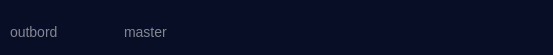
<?xml version="1.0" encoding="UTF-8"?>
<ui version="4.0">
 <class>CDeviceWidgetClass</class>
 <widget class="QWidget" name="CDeviceWidgetClass">
  <property name="geometry">
   <rect>
    <x>0</x>
    <y>0</y>
    <width>553</width>
    <height>55</height>
   </rect>
  </property>
  <property name="windowTitle">
   <string>CDeviceWidget</string>
  </property>
  <property name="styleSheet">
   <string notr="true">background:#070E26</string>
  </property>
  <layout class="QVBoxLayout" name="verticalLayout">
   <property name="spacing">
    <number>0</number>
   </property>
   <property name="leftMargin">
    <number>0</number>
   </property>
   <property name="topMargin">
    <number>0</number>
   </property>
   <property name="rightMargin">
    <number>0</number>
   </property>
   <property name="bottomMargin">
    <number>0</number>
   </property>
   <item>
    <widget class="QWidget" name="widget" native="true">
     <property name="styleSheet">
      <string notr="true">background:#070E26</string>
     </property>
     <layout class="QHBoxLayout" name="horizontalLayout_45">
      <property name="spacing">
       <number>6</number>
      </property>
      <property name="leftMargin">
       <number>10</number>
      </property>
      <property name="topMargin">
       <number>20</number>
      </property>
      <item>
       <widget class="QLabel" name="label_49">
        <property name="styleSheet">
         <string notr="true">width: 43px;
height: 24px;
background: rgba(255,255,255,0.00);
font-size: 14px;
font-family: 'PingFangSC-Regular', 'PingFang SC', sans-serif, 'PingFangSC-Regular', 'PingFang SC', sans-serif-400;
font-weight: normal;
text-align: left;
color: rgba(255,255,255,0.50);</string>
        </property>
        <property name="text">
         <string>outbord</string>
        </property>
       </widget>
      </item>
      <item>
       <widget class="QLabel" name="outBoardSignal">
        <property name="minimumSize">
         <size>
          <width>24</width>
          <height>24</height>
         </size>
        </property>
        <property name="maximumSize">
         <size>
          <width>24</width>
          <height>24</height>
         </size>
        </property>
        <property name="styleSheet">
         <string notr="true">image: url(:/NXMotionTraining/images/trainPage/signal-full.svg);</string>
        </property>
        <property name="text">
         <string/>
        </property>
       </widget>
      </item>
      <item>
       <widget class="QLabel" name="outBoard">
        <property name="minimumSize">
         <size>
          <width>24</width>
          <height>24</height>
         </size>
        </property>
        <property name="maximumSize">
         <size>
          <width>24</width>
          <height>24</height>
         </size>
        </property>
        <property name="styleSheet">
         <string notr="true">image: url(:/NXMotionTraining/images/trainPage/master.png);</string>
        </property>
        <property name="text">
         <string/>
        </property>
       </widget>
      </item>
      <item>
       <layout class="QHBoxLayout" name="horizontalLayout_7">
        <item>
         <widget class="QLabel" name="label_46">
          <property name="styleSheet">
           <string notr="true">width: 43px;
height: 24px;
background: rgba(255,255,255,0.00);
font-size: 14px;
font-family: 'PingFangSC-Regular', 'PingFang SC', sans-serif, 'PingFangSC-Regular', 'PingFang SC', sans-serif-400;
font-weight: normal;
text-align: left;
color: rgba(255,255,255,0.50);</string>
          </property>
          <property name="text">
           <string>master</string>
          </property>
         </widget>
        </item>
        <item>
         <widget class="QLabel" name="masterSignal">
          <property name="minimumSize">
           <size>
            <width>24</width>
            <height>24</height>
           </size>
          </property>
          <property name="maximumSize">
           <size>
            <width>24</width>
            <height>24</height>
           </size>
          </property>
          <property name="styleSheet">
           <string notr="true">image: url(:/NXMotionTraining/images/trainPage/signal-3.svg);</string>
          </property>
          <property name="text">
           <string/>
          </property>
         </widget>
        </item>
        <item>
         <widget class="QLabel" name="master">
          <property name="minimumSize">
           <size>
            <width>22</width>
            <height>22</height>
           </size>
          </property>
          <property name="maximumSize">
           <size>
            <width>22</width>
            <height>22</height>
           </size>
          </property>
          <property name="styleSheet">
           <string notr="true">image: url(:/NXMotionTraining/images/trainPage/battery.svg);</string>
          </property>
          <property name="text">
           <string/>
          </property>
         </widget>
        </item>
        <item>
         <spacer name="horizontalSpacer_5">
          <property name="orientation">
           <enum>Qt::Horizontal</enum>
          </property>
          <property name="sizeHint" stdset="0">
           <size>
            <width>40</width>
            <height>20</height>
           </size>
          </property>
         </spacer>
        </item>
       </layout>
      </item>
     </layout>
    </widget>
   </item>
  </layout>
 </widget>
 <layoutdefault spacing="6" margin="11"/>
 <resources/>
 <connections/>
</ui>
